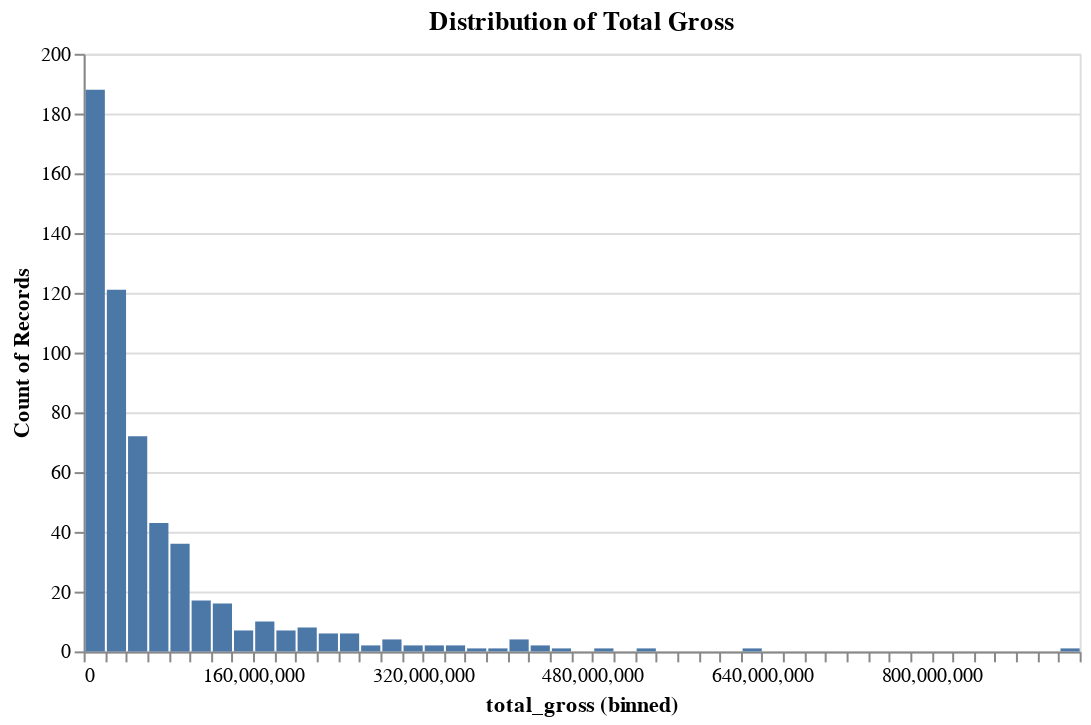

The notebook cell this image was saved under:
### Markdown cell above
Let's generate a histogram plot for total gross and see if it is normally distributed.

### Code cell
# Use altair to make a histogram plot.
gross_hist = alt.Chart(disney_year, width = 500, height = 300).mark_bar().encode(
    x = alt.X('total_gross:Q', bin = alt.Bin(maxbins = 50)),
    y = alt.Y('count()')
).properties(title = 'Distribution of Total Gross')
gross_hist

### Figure 1 — Vega-Lite specification as saved in the notebook (floating-point values rounded to 4 significant figures; data arrays with more than 128 entries replaced by an {"elided": "..."} marker saying what was removed)
{"config": {"view": {"continuousWidth": 400, "continuousHeight": 300}}, "data": {"name": "data-e493006432d334b44d419f3372aca023"}, "mark": "bar", "encoding": {"x": {"type": "quantitative", "bin": {"maxbins": 50}, "field": "total_gross"}, "y": {"type": "quantitative", "aggregate": "count"}}, "height": 300, "title": "Distribution of Total Gross", "width": 500, "$schema": "https://vega.github.io/schema/vega-lite/v4.8.1.json", "datasets": {"data-e493006432d334b44d419f3372aca023": {"elided": "562 records"}}}
